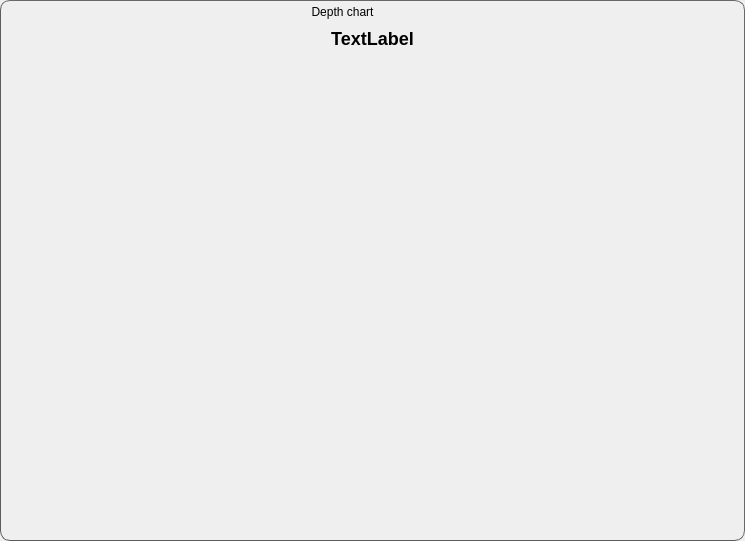
<?xml version="1.0" encoding="UTF-8"?>
<ui version="4.0">
 <class>CENTAUR_NAMESPACE::DepthChartDialog</class>
 <widget class="QDialog" name="CENTAUR_NAMESPACE::DepthChartDialog">
  <property name="geometry">
   <rect>
    <x>0</x>
    <y>0</y>
    <width>745</width>
    <height>541</height>
   </rect>
  </property>
  <property name="windowTitle">
   <string>Dialog</string>
  </property>
  <layout class="QVBoxLayout" name="verticalLayout">
   <property name="spacing">
    <number>0</number>
   </property>
   <property name="leftMargin">
    <number>0</number>
   </property>
   <property name="topMargin">
    <number>0</number>
   </property>
   <property name="rightMargin">
    <number>0</number>
   </property>
   <property name="bottomMargin">
    <number>0</number>
   </property>
   <item>
    <widget class="CENTAUR_NAMESPACE::ResizableFrame" name="addMainFrame">
     <property name="styleSheet">
      <string notr="true">QFrame#addMainFrame{
background-color: qlineargradient(x1:0.5, y1: 0, x2:0.5, y2:1, 
							stop: .1 rgb(23,31,38), stop: 0 rgb(36,44,50) stop: .2  rgb(3,12,19));

border-top-left-radius: 10px;
border-top-right-radius: 10px;
border-bottom-left-radius: 10px;
border-bottom-right-radius: 10px;
border-left: 1px solid rgb(92,92,92);
border-top: 1px solid rgb(104,104,104);
border-right: 1px solid rgb(104,104,104);
border-bottom: 1px solid rgb(92,92,92);
}</string>
     </property>
     <property name="frameShape">
      <enum>QFrame::StyledPanel</enum>
     </property>
     <property name="frameShadow">
      <enum>QFrame::Raised</enum>
     </property>
     <layout class="QVBoxLayout" name="verticalLayout_5">
      <property name="spacing">
       <number>0</number>
      </property>
      <property name="leftMargin">
       <number>0</number>
      </property>
      <property name="topMargin">
       <number>0</number>
      </property>
      <property name="rightMargin">
       <number>0</number>
      </property>
      <property name="bottomMargin">
       <number>0</number>
      </property>
      <item>
       <widget class="CENTAUR_NAMESPACE::MovableFrame" name="titleFrame">
        <property name="minimumSize">
         <size>
          <width>0</width>
          <height>20</height>
         </size>
        </property>
        <property name="maximumSize">
         <size>
          <width>16777215</width>
          <height>20</height>
         </size>
        </property>
        <property name="sizeIncrement">
         <size>
          <width>0</width>
          <height>0</height>
         </size>
        </property>
        <property name="cursor">
         <cursorShape>ArrowCursor</cursorShape>
        </property>
        <property name="mouseTracking">
         <bool>true</bool>
        </property>
        <property name="autoFillBackground">
         <bool>false</bool>
        </property>
        <property name="styleSheet">
         <string notr="true">QFrame{
background-color: qlineargradient(x1:0.5, y1: 0, x2:0.5, y2:1, 
							stop: 1  rgb(23,31,38), stop: 0 rgb(36,44,50));
border-top-left-radius: 10px;
border-top-right-radius: 10px;
border-bottom-left-radius: 0px;
border-bottom-right-radius: 0px;
border: 0px;
}</string>
        </property>
        <property name="frameShape">
         <enum>QFrame::NoFrame</enum>
        </property>
        <property name="frameShadow">
         <enum>QFrame::Plain</enum>
        </property>
        <layout class="QVBoxLayout" name="titleFrameLayout_3">
         <property name="spacing">
          <number>0</number>
         </property>
         <property name="leftMargin">
          <number>1</number>
         </property>
         <property name="topMargin">
          <number>1</number>
         </property>
         <property name="rightMargin">
          <number>1</number>
         </property>
         <property name="bottomMargin">
          <number>1</number>
         </property>
         <item>
          <widget class="QFrame" name="titleBarFrame">
           <property name="minimumSize">
            <size>
             <width>0</width>
             <height>20</height>
            </size>
           </property>
           <property name="maximumSize">
            <size>
             <width>16777215</width>
             <height>20</height>
            </size>
           </property>
           <property name="styleSheet">
            <string notr="true">QFrame{
background-color: rgba(0,0,0,0);
border: 0px;
}</string>
           </property>
           <property name="frameShape">
            <enum>QFrame::StyledPanel</enum>
           </property>
           <property name="frameShadow">
            <enum>QFrame::Raised</enum>
           </property>
           <layout class="QHBoxLayout" name="titleBarFrameLayout_3">
            <property name="spacing">
             <number>0</number>
            </property>
            <property name="sizeConstraint">
             <enum>QLayout::SetNoConstraint</enum>
            </property>
            <property name="leftMargin">
             <number>0</number>
            </property>
            <property name="topMargin">
             <number>0</number>
            </property>
            <property name="rightMargin">
             <number>0</number>
            </property>
            <property name="bottomMargin">
             <number>0</number>
            </property>
            <item>
             <widget class="QFrame" name="titleBarFrame_2">
              <property name="minimumSize">
               <size>
                <width>0</width>
                <height>20</height>
               </size>
              </property>
              <property name="maximumSize">
               <size>
                <width>16777215</width>
                <height>20</height>
               </size>
              </property>
              <property name="sizeIncrement">
               <size>
                <width>0</width>
                <height>0</height>
               </size>
              </property>
              <property name="styleSheet">
               <string notr="true">QFrame{
background-color: rgba(0,0,0,0);
border: 0px;
}</string>
              </property>
              <property name="frameShape">
               <enum>QFrame::StyledPanel</enum>
              </property>
              <property name="frameShadow">
               <enum>QFrame::Raised</enum>
              </property>
              <layout class="QHBoxLayout" name="titleBarFrameLayout2_3">
               <property name="spacing">
                <number>-1</number>
               </property>
               <property name="leftMargin">
                <number>0</number>
               </property>
               <property name="topMargin">
                <number>0</number>
               </property>
               <property name="rightMargin">
                <number>60</number>
               </property>
               <property name="bottomMargin">
                <number>0</number>
               </property>
               <item>
                <widget class="QLabel" name="titleLabel">
                 <property name="styleSheet">
                  <string notr="true"/>
                 </property>
                 <property name="text">
                  <string>Depth chart</string>
                 </property>
                 <property name="alignment">
                  <set>Qt::AlignCenter</set>
                 </property>
                </widget>
               </item>
              </layout>
             </widget>
            </item>
           </layout>
          </widget>
         </item>
        </layout>
       </widget>
      </item>
      <item>
       <widget class="CENTAUR_NAMESPACE::MovableFrame" name="mainTableFrame">
        <property name="styleSheet">
         <string notr="true">QFrame{
border: 0px;
}</string>
        </property>
        <property name="frameShape">
         <enum>QFrame::StyledPanel</enum>
        </property>
        <property name="frameShadow">
         <enum>QFrame::Raised</enum>
        </property>
        <layout class="QVBoxLayout" name="verticalLayout_6">
         <property name="spacing">
          <number>0</number>
         </property>
         <property name="leftMargin">
          <number>0</number>
         </property>
         <property name="topMargin">
          <number>0</number>
         </property>
         <property name="rightMargin">
          <number>0</number>
         </property>
         <property name="bottomMargin">
          <number>0</number>
         </property>
         <item>
          <widget class="QFrame" name="mainFrame">
           <property name="styleSheet">
            <string notr="true"/>
           </property>
           <property name="frameShape">
            <enum>QFrame::StyledPanel</enum>
           </property>
           <property name="frameShadow">
            <enum>QFrame::Raised</enum>
           </property>
           <layout class="QVBoxLayout" name="verticalLayout_7">
            <property name="spacing">
             <number>0</number>
            </property>
            <property name="leftMargin">
             <number>0</number>
            </property>
            <property name="topMargin">
             <number>0</number>
            </property>
            <property name="rightMargin">
             <number>0</number>
            </property>
            <property name="bottomMargin">
             <number>0</number>
            </property>
            <item>
             <widget class="QLabel" name="symbolLabel">
              <property name="minimumSize">
               <size>
                <width>0</width>
                <height>35</height>
               </size>
              </property>
              <property name="maximumSize">
               <size>
                <width>16777215</width>
                <height>35</height>
               </size>
              </property>
              <property name="styleSheet">
               <string notr="true">QLabel{
	font-weight: 800;
	font-size: 18px;
}</string>
              </property>
              <property name="text">
               <string>TextLabel</string>
              </property>
              <property name="alignment">
               <set>Qt::AlignCenter</set>
              </property>
             </widget>
            </item>
            <item>
             <widget class="QFrame" name="frameCharts">
              <property name="minimumSize">
               <size>
                <width>0</width>
                <height>40</height>
               </size>
              </property>
              <property name="styleSheet">
               <string notr="true">QFrame{
background-color: qlineargradient(x1:0.5, y1: 0, x2:0.5, y2:1, 
							stop: 1  rgba(53,61,66,50), stop: 0 rgba(79,85,90,50));
border-top-left-radius: 0px;
border-top-right-radius: 0px;
border-bottom-left-radius: 0px;
border-bottom-right-radius: 0px;
border: 0px;
}</string>
              </property>
              <property name="frameShape">
               <enum>QFrame::StyledPanel</enum>
              </property>
              <property name="frameShadow">
               <enum>QFrame::Raised</enum>
              </property>
              <layout class="QHBoxLayout" name="horizontalLayout">
               <property name="spacing">
                <number>0</number>
               </property>
               <property name="leftMargin">
                <number>0</number>
               </property>
               <property name="topMargin">
                <number>0</number>
               </property>
               <property name="rightMargin">
                <number>0</number>
               </property>
               <property name="bottomMargin">
                <number>0</number>
               </property>
               <item>
                <widget class="QChartView" name="depthChartView" native="true">
                 <property name="styleSheet">
                  <string notr="true"/>
                 </property>
                </widget>
               </item>
              </layout>
             </widget>
            </item>
           </layout>
          </widget>
         </item>
         <item>
          <widget class="QFrame" name="statusBarFrame">
           <property name="minimumSize">
            <size>
             <width>0</width>
             <height>25</height>
            </size>
           </property>
           <property name="maximumSize">
            <size>
             <width>16777215</width>
             <height>25</height>
            </size>
           </property>
           <property name="styleSheet">
            <string notr="true">QFrame{
border: 0px;

background-color: qlineargradient(x1:0.5, y1: 0, x2:0.5, y2:1, 
							stop: 1  rgb(23,31,38), stop: 0  rgb(28,36,43));
border-top-left-radius: 0px;
border-top-right-radius: 0px;
border-bottom-left-radius: 10px;
border-bottom-right-radius: 10px;
}</string>
           </property>
           <property name="frameShape">
            <enum>QFrame::StyledPanel</enum>
           </property>
           <property name="frameShadow">
            <enum>QFrame::Raised</enum>
           </property>
           <layout class="QHBoxLayout" name="horizontalLayout_7">
            <property name="leftMargin">
             <number>0</number>
            </property>
            <property name="topMargin">
             <number>0</number>
            </property>
            <property name="rightMargin">
             <number>0</number>
            </property>
            <property name="bottomMargin">
             <number>0</number>
            </property>
            <item>
             <widget class="QFrame" name="frameStatusPluginsFrame">
              <property name="minimumSize">
               <size>
                <width>0</width>
                <height>26</height>
               </size>
              </property>
              <property name="maximumSize">
               <size>
                <width>16777215</width>
                <height>25</height>
               </size>
              </property>
              <property name="frameShape">
               <enum>QFrame::StyledPanel</enum>
              </property>
              <property name="frameShadow">
               <enum>QFrame::Raised</enum>
              </property>
              <layout class="QHBoxLayout" name="frameStatusPluginsFrameLayout_2">
               <property name="spacing">
                <number>0</number>
               </property>
               <property name="leftMargin">
                <number>0</number>
               </property>
               <property name="topMargin">
                <number>0</number>
               </property>
               <property name="rightMargin">
                <number>0</number>
               </property>
               <property name="bottomMargin">
                <number>0</number>
               </property>
               <item>
                <widget class="QFrame" name="frame">
                 <property name="minimumSize">
                  <size>
                   <width>50</width>
                   <height>0</height>
                  </size>
                 </property>
                 <property name="frameShape">
                  <enum>QFrame::StyledPanel</enum>
                 </property>
                 <property name="frameShadow">
                  <enum>QFrame::Raised</enum>
                 </property>
                 <layout class="QHBoxLayout" name="horizontalLayout_8">
                  <property name="spacing">
                   <number>0</number>
                  </property>
                  <property name="leftMargin">
                   <number>0</number>
                  </property>
                  <property name="topMargin">
                   <number>0</number>
                  </property>
                  <property name="rightMargin">
                   <number>0</number>
                  </property>
                  <property name="bottomMargin">
                   <number>0</number>
                  </property>
                  <item>
                   <spacer name="horizontalSpacer_7">
                    <property name="orientation">
                     <enum>Qt::Horizontal</enum>
                    </property>
                    <property name="sizeHint" stdset="0">
                     <size>
                      <width>40</width>
                      <height>20</height>
                     </size>
                    </property>
                   </spacer>
                  </item>
                  <item>
                   <widget class="QPushButton" name="onTopButton">
                    <property name="minimumSize">
                     <size>
                      <width>20</width>
                      <height>20</height>
                     </size>
                    </property>
                    <property name="maximumSize">
                     <size>
                      <width>20</width>
                      <height>20</height>
                     </size>
                    </property>
                    <property name="toolTip">
                     <string>&lt;html&gt;&lt;head/&gt;&lt;body&gt;&lt;p&gt;&lt;span style=&quot; font-size:14pt; font-weight:700;&quot;&gt;Keep always on-top&lt;/span&gt;&lt;/p&gt;&lt;p&gt;Keep this window on-top of the main UI&lt;/p&gt;&lt;/body&gt;&lt;/html&gt;</string>
                    </property>
                    <property name="styleSheet">
                     <string notr="true">QPushButton{
	border-radius: 5px;
}

QPushButton:hover{
	background-color: qlineargradient(x1:0.5, y1: 0, x2:0.5, y2:1, 
							stop: 0  rgb(58,58,58), stop: 1 rgb(68,68,68));
	border-radius: 5px;
}

QPushButton:pressed{
	background-color: qlineargradient(x1:0.5, y1: 0, x2:0.5, y2:1, 
							stop: 1  rgb(85,85,85), stop: 0 rgb(95,95,95));
	border-radius: 5px;
}

QPushButton:checked{
	background-color: qlineargradient(x1:0.5, y1: 0, x2:0.5, y2:1, 
							stop: 1  rgb(85,85,85), stop: 0 rgb(95,95,95));
	border-radius: 5px;
}</string>
                    </property>
                    <property name="text">
                     <string/>
                    </property>
                    <property name="icon">
                     <iconset resource="../qrc/resource.qrc">
                      <normaloff>:/img/on-top</normaloff>:/img/on-top</iconset>
                    </property>
                    <property name="checkable">
                     <bool>true</bool>
                    </property>
                   </widget>
                  </item>
                 </layout>
                </widget>
               </item>
               <item>
                <spacer name="horizontalSpacer_8">
                 <property name="orientation">
                  <enum>Qt::Horizontal</enum>
                 </property>
                 <property name="sizeType">
                  <enum>QSizePolicy::Fixed</enum>
                 </property>
                 <property name="sizeHint" stdset="0">
                  <size>
                   <width>10</width>
                   <height>20</height>
                  </size>
                 </property>
                </spacer>
               </item>
              </layout>
             </widget>
            </item>
           </layout>
          </widget>
         </item>
        </layout>
       </widget>
      </item>
     </layout>
    </widget>
   </item>
  </layout>
 </widget>
 <customwidgets>
  <customwidget>
   <class>CENTAUR_NAMESPACE::MovableFrame</class>
   <extends>QFrame</extends>
   <header>../../Library/cui/include/MovableFrame.hpp</header>
   <container>1</container>
  </customwidget>
  <customwidget>
   <class>CENTAUR_NAMESPACE::ResizableFrame</class>
   <extends>QFrame</extends>
   <header>../../Library/cui/include/ResizableFrame.hpp</header>
   <container>1</container>
  </customwidget>
  <customwidget>
   <class>QChartView</class>
   <extends>QWidget</extends>
   <header>QtCharts/QChartView</header>
   <container>1</container>
  </customwidget>
 </customwidgets>
 <resources>
  <include location="../qrc/resource.qrc"/>
 </resources>
 <connections/>
</ui>
